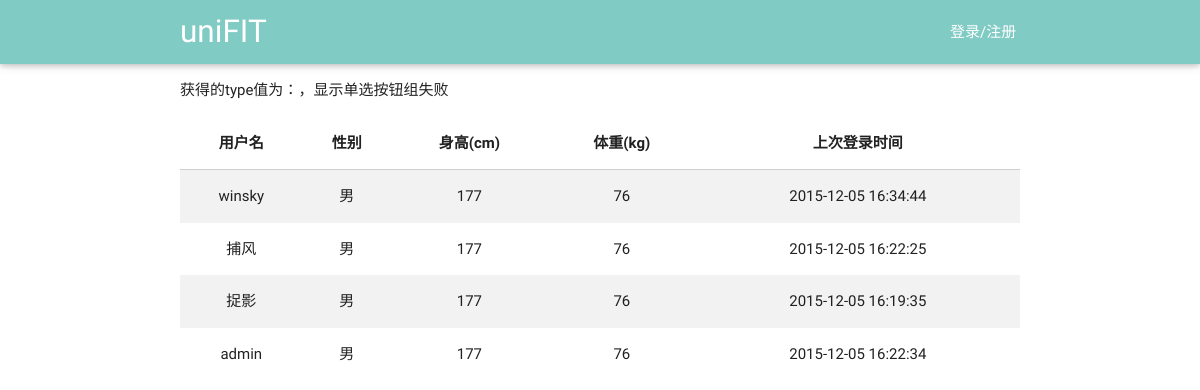
The app's page /view/userManage.php, older data.
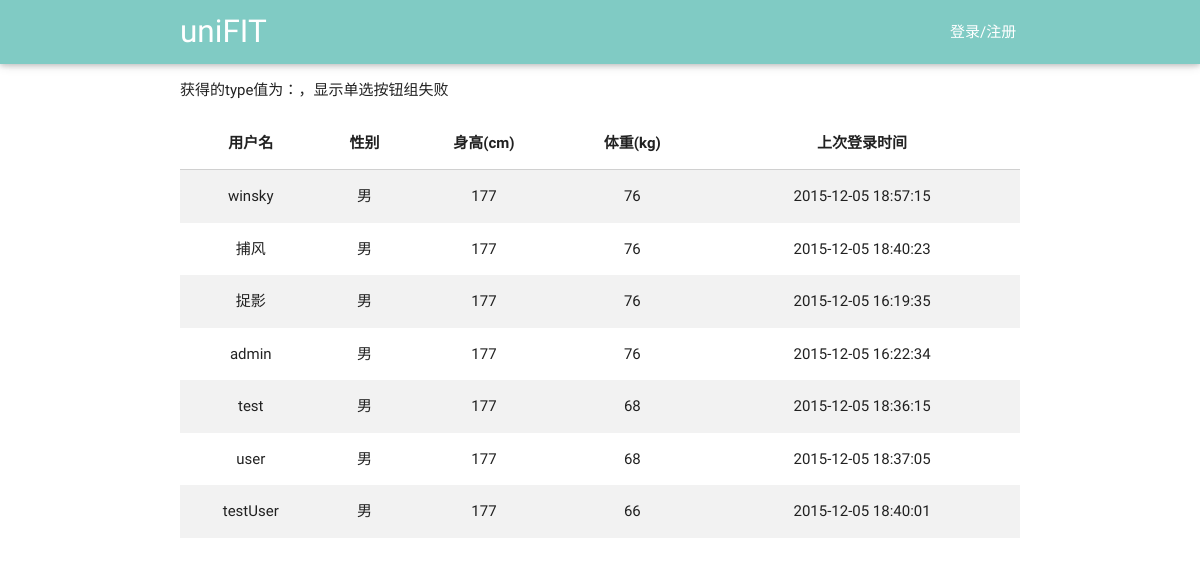
The same page, newer data.
### tables this page shows
CREATE TABLE user(id integer primary key,userName varchar(40),password int, type varchar(20) ,age int,sex varchar(20),height int,weight int,telephone varchar(40), email varchar(40),lastLoadTime date default '—');

### service/UserService.php (called while the page is built, shortened)
<?php
require_once('../utils/SqliteHelper.php');
class UserService {
    var $db_user_base_info = "user";
    var $DB = null;
    public function __construct() {
        $this->DB = new SqliteHelper('../data.db');
    }
    public function getUserList($type) {
        if ($type === 'doctor-coach') {
            $sql = "select * from " . $this->db_user_base_info . " where type ='doctor' or type='coach'";
        } else if ($type != "user" && $type != "admin" && $type != "doctor" && $type != "coach") {
            $sql = "select * from " . $this->db_user_base_info;
        } else {
            $sql = "select * from " . $this->db_user_base_info . " where type ='" . $type . "'";
        }
        return $this->DB->getList($sql);
    }
}

### utils/SqliteHelper.php (called while the page is built, shortened)
<?php
class SqliteHelper {
    function __construct($file) {
        try {
            $this->conn = new PDO('sqlite:' . $file);
        } catch (PDOException $e) {
            try {
                $this->conn = new PDO('sqlite2:' . $file);
            } catch (PDOException $e) {
                exit('error!');
            }
        }
    }
    function __destruct() {
        $this->conn = null;
    }
    function query($sql) {
        return $this->conn->query($sql);
    }
    function getList($sql) {
        $recordList = array();
        foreach ($this->RecordArray($sql) as $rstmp) {
            $recordList[] = $rstmp;
        }
        return $recordList;
    }
    function RecordArray($sql) {
        return $this->query($sql)->fetchAll();
    }
}

### view/userManage.php (the view, shortened to what this page needs)
<!DOCTYPE html>
<html lang="en">
<head>
    <link href="../css/material_icons.css" rel="stylesheet" media="screen,projection">
    <link href="../css/materialize.css" type="text/css" rel="stylesheet" media="screen,projection"/>
    <link href="../css/style.css" type="text/css" rel="stylesheet" media="screen,projection"/>
</head>
<body onload="write_header();">
<header></header>
<div class="main container">
    <?php
    $type = $_GET['type'];
    ?>
    <div class="userType">
        <ul style="list-style:none;" onchange="chooseType()">
            <?php
            if ($type == "all") {
                echo '
                    <li style="float: left;margin-left: 150px;">
                        <input class="with-gap" name="types" type="radio" id="all" value="all" checked/>
                        <label for="all">全部</label>
                    </li>
                    <li style="float: left;margin-left: 200px;">
                        <input class="with-gap" name="types" type="radio" id="user"value="user"/>
                        <label for="user">个人用户</label>
                    </li>
                    <li style="float: left;margin-left: 200px;">
                        <input class="with-gap" name="types" type="radio" id="doctor-coach" value="doctor-coach" />
                        <label for="doctor-coach">医生教练</label>
                    </li>
                ';
            } else {
                echo "获得的type值为：", $type, "，显示单选按钮组失败";
            }
            ?>
        </ul>
    </div>
    <table class="striped centered responsive-table" id="userInfo">
        <thead>
        <tr>
            <th data-field="userName" onclick="sortTable('userInfo',0,0);" id="userName">用户名</th>
            <th data-field="sex" onclick=" sortTable('userInfo',2,0);" id="sex">性别</th>
            <th data-field="height" onclick=" sortTable('userInfo',3,'int');" id="height">身高(cm)</th>
            <th data-field="weight" onclick=" sortTable('userInfo',4,'int');" id="weight">体重(kg)</th>
            <th data-field="lastLoadTime" onclick=" sortTable('userInfo',5,'date');" id="lastLoadTime">上次登录时间</th>
        </tr>
        </thead>
        <tbody>
        <?php
        require_once("../service/UserService.php");
        $user = new UserService();
        $result = $user->getUserList($type);
        foreach ($result as $row) {
            $userName = $row['userName'];
            $sex = $row['sex'];
            $height = $row['height'];
            $weight = $row['weight'];
            $lastLoadTime = $row['lastLoadTime'];
            echo "<tr onclick='showDetail(this)'>";
            echo "<td>$userName</td>";
            echo "<td>$sex</td>";
            echo "<td>$height</td>";
            echo "<td>$weight</td>";
            echo "<td>$lastLoadTime</td>";
            echo "</tr>";
        }
        ?>
        </tbody>
    </table>
</div>
</body>
</html>

Row changes from the older to the newer data that the page shows:
changed user "winsky": lastLoadTime "2015-12-05 16:34:44" → "2015-12-05 18:57:15"
changed user "捕风": lastLoadTime "2015-12-05 16:22:25" → "2015-12-05 18:40:23"
added user: userName "test", sex "男", height "177", weight "68", lastLoadTime "2015-12-05 18:36:15"
added user: userName "user", sex "男", height "177", weight "68", lastLoadTime "2015-12-05 18:37:05"
added user: userName "testUser", sex "男", height "177", weight "66", lastLoadTime "2015-12-05 18:40:01"
